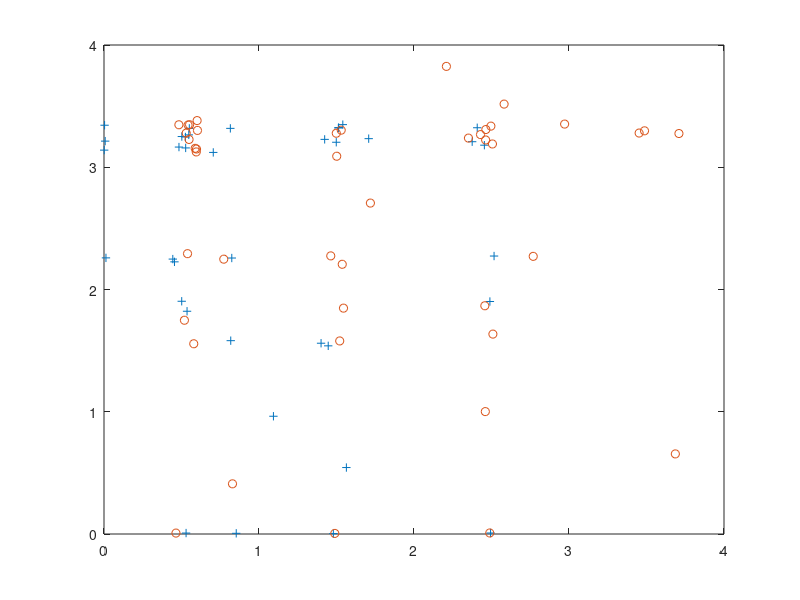

This chart was generated by the following MATLAB code:
% Interacción. Simular una interaccion cuando dos o mas particulas de la 
% matriz se encuentran cercanas entre si y ocurre una interaccion.
% Se introduce la variable C (carga aleatoria de particulas).

clear
clc
l = 4;
n = 80; % Numero de particulas.
d = 2; % Numero de dimensiones.
t = 80; % Numero de pasos.
at = 0.8;
re = 0.2;
vel = 0.0006; 
umbral = 0.005;
def = 0.02;
pos = unifrnd(0, l, n, d);
charges = unifrnd(-1, 1, n, 1);
charges(1) = 1;
charges(n) = -1;

for paso = 1:t 
  poscharges = [];
  negcharges = [];
  for i = 1 : n
    if charges(i) > 0
      poscharges = [poscharges ; pos(i,:)];
    elseif 
      negcharges = [negcharges ; pos(i,:)];
    endif
  endfor
  positives = rows(poscharges);
  negatives = rows(negcharges);
  plot(poscharges(:, 1), poscharges(:, 2), '+', 'markersize', 6); 
  axis([0 l 0 l]);
  hold on;
  plot(negcharges(:, 1), negcharges(:, 2), 'o', 'markersize', 6); 
  pause(0.3);
  hold off;
  f = zeros(n, 2);
  for i = 1 : n-1
    for j = (i + 1) : n
      dist = pos(j, :) - pos(i, :);
      df = [def, def];
      if abs(dist(1)) > umbral
         df(1) = 1 / dist(1);
      endif
      if abs(dist(2)) > umbral
         df(2) = 1 / dist(2);
      endif
      df *= abs(charges(i) - charges(j)); 
      if charges(i) * charges(j) < 0 # opposite signs attract
        f(j,:) -= at * df;
        f(i,:) += at * df;
      elseif # repel if the same sign
        f(j,:) += re * df;
        f(i,:) -= re * df;
      endif  
    endfor
  endfor
  #vel * f 
  for i = 1 : n
    pos(i, :) += vel * min(f(i, :), def);
    for j = 1 : d 
      if pos(i, j) < 0
        pos(i, j) += l;
      elseif pos(i, j) > l
        pos(i, j) -= l;
      endif
    endfor
  endfor    
endfor
   
   